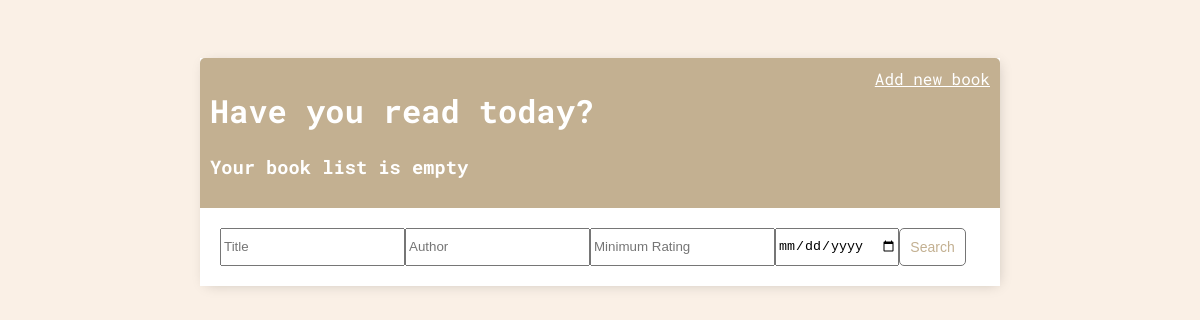
The app's page /, older data.
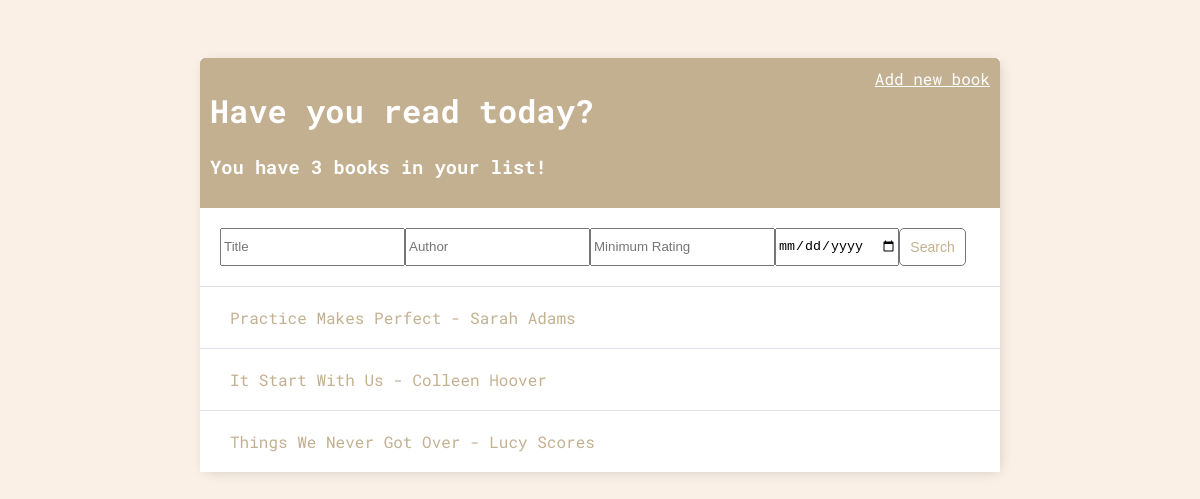
The same page, newer data.
### base/models.py (models this page shows)
class Book(models.Model):
    title = models.CharField(max_length=255)
    author = models.CharField(max_length=255)
    publication_date = models.DateField()
    summary = models.TextField(blank=True, null=True)
    review = models.TextField(blank=True, null=True)
    rating = models.DecimalField(max_digits=2, decimal_places=1)
    def __str__(self):
        return self.title

### base/views.py (the view)
# urls.py: path("", views.BookListView.as_view(), name="book-list"),
class BookListView(generic.ListView):
    model = Book
    context_object_name = "books"
    template_name = "base/book_list.html"
    def get_queryset(self):
        queryset = super().get_queryset()
        title = self.request.GET.get("title")
        author = self.request.GET.get("author")
        min_rating = self.request.GET.get("min_rating")
        publication_date = self.request.GET.get("publication_date")
        if title:
            queryset = queryset.filter(title__icontains=title)
        if author:
            queryset = queryset.filter(author__icontains=author)
        if min_rating:
            queryset = queryset.filter(rating__gte=min_rating)
        if publication_date:
            queryset = queryset.filter(publication_date=publication_date)
        return queryset
    def get_context_data(self, *, object_list=None, **kwargs):
        context = super().get_context_data(**kwargs)
        context["count"] = context["books"].count()
        return context

### base/templates/base/book_list.html
{% extends 'base/main.html' %}
{% block content %}
<div class="header-bar">
    <div>
        <h1>Have you read today?</h1>
        {% if count == 0 %}
        <h3>Your book list is empty</h3>
        {% else %}
        <h3>You have {{count}} book{{count|pluralize:"s"}} in your list!</h3>
        {% endif %}
    </div>
    <a href="{% url 'book-add' %}">Add new book</a>
</div>
<div id="search-add-wrapper">
    <form method="GET" style="display: flex;">
        <input type="text" name="title" placeholder="Title">
        <input type="text" name="author" placeholder="Author">
        <input type="number" step="0.1" name="min_rating" placeholder="Minimum Rating">
        <input type="date" name="publication_date" placeholder="Publication Date">
        <button class="button" type="submit">Search</button>
    </form>
</div>
<div>
    {% for book in books %}
    <div class="book-wrapper" data-position="{{book.pk}}">
        <div class="book-title">
            <a href="{% url 'book-detail' book.id %}">{{book}} - {{book.author}}</a>
        </div>
    </div>
    {% endfor %}
</div>
{% endblock content %}

Row changes from the older to the newer data that the page shows:
added Book: title "Practice Makes Perfect", author "Sarah Adams"
added Book: title "It Start With Us", author "Colleen Hoover"
added Book: title "Things We Never Got Over", author "Lucy Scores"
Text that changed along with them:
{{ count }}: (not shown) → "3"
text no longer shown: "Your book list is empty"
text now shown: "You have book in your list!"
